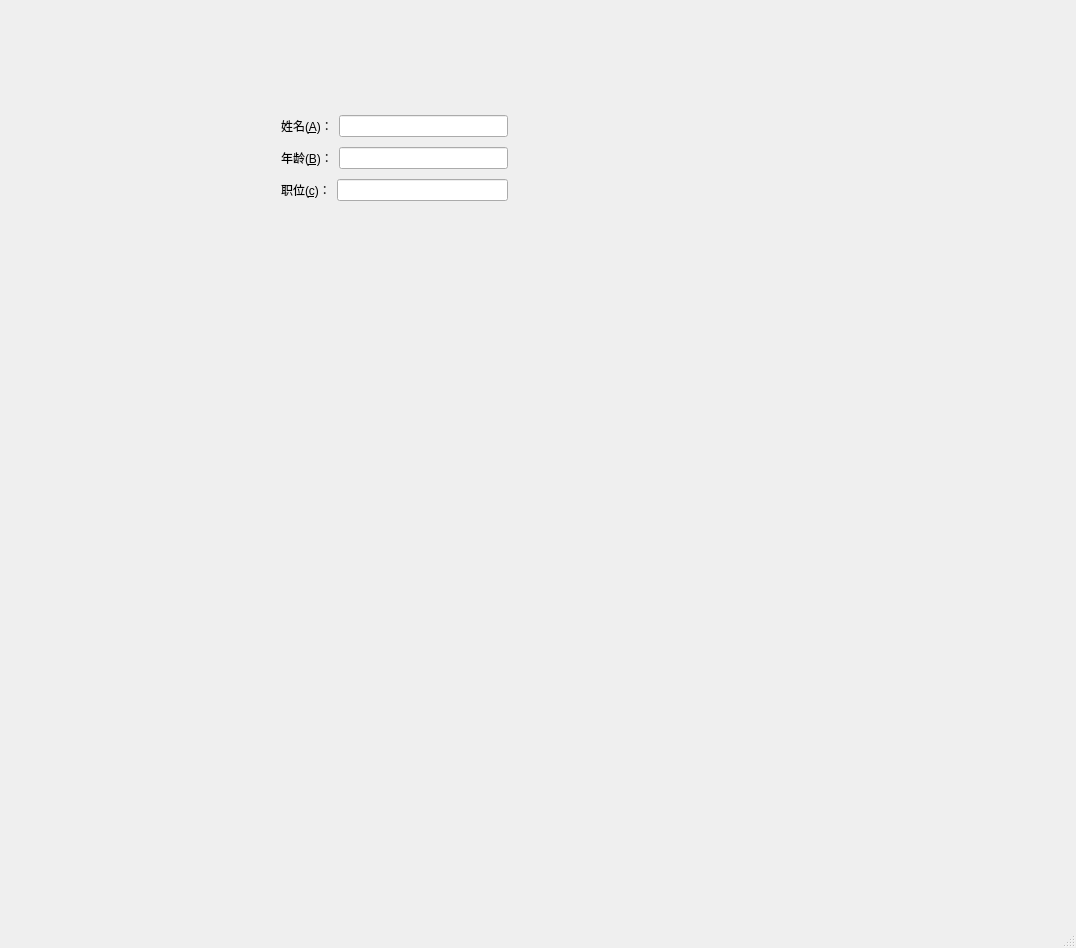
<?xml version="1.0" encoding="UTF-8"?>
<ui version="4.0">
 <class>MainWindow</class>
 <widget class="QMainWindow" name="MainWindow">
  <property name="geometry">
   <rect>
    <x>0</x>
    <y>0</y>
    <width>1076</width>
    <height>948</height>
   </rect>
  </property>
  <property name="sizePolicy">
   <sizepolicy hsizetype="Minimum" vsizetype="Minimum">
    <horstretch>0</horstretch>
    <verstretch>0</verstretch>
   </sizepolicy>
  </property>
  <property name="windowTitle">
   <string>MainWindow</string>
  </property>
  <widget class="QWidget" name="centralwidget">
   <widget class="QWidget" name="">
    <property name="geometry">
     <rect>
      <x>281</x>
      <y>111</y>
      <width>227</width>
      <height>94</height>
     </rect>
    </property>
    <layout class="QVBoxLayout" name="verticalLayout">
     <item>
      <layout class="QHBoxLayout" name="horizontalLayout">
       <item>
        <widget class="QLabel" name="label">
         <property name="enabled">
          <bool>true</bool>
         </property>
         <property name="sizePolicy">
          <sizepolicy hsizetype="Minimum" vsizetype="Minimum">
           <horstretch>0</horstretch>
           <verstretch>0</verstretch>
          </sizepolicy>
         </property>
         <property name="text">
          <string>姓名(&amp;A)：</string>
         </property>
         <property name="buddy">
          <cstring>lineEdit</cstring>
         </property>
        </widget>
       </item>
       <item>
        <widget class="QLineEdit" name="lineEdit"/>
       </item>
      </layout>
     </item>
     <item>
      <layout class="QHBoxLayout" name="horizontalLayout_3">
       <item>
        <widget class="QLabel" name="label_3">
         <property name="text">
          <string>年龄(&amp;B)：</string>
         </property>
         <property name="buddy">
          <cstring>lineEdit_3</cstring>
         </property>
        </widget>
       </item>
       <item>
        <widget class="QLineEdit" name="lineEdit_3"/>
       </item>
      </layout>
     </item>
     <item>
      <layout class="QHBoxLayout" name="horizontalLayout_4">
       <item>
        <widget class="QLabel" name="label_4">
         <property name="text">
          <string>职位(&amp;c)：</string>
         </property>
         <property name="buddy">
          <cstring>lineEdit_4</cstring>
         </property>
        </widget>
       </item>
       <item>
        <widget class="QLineEdit" name="lineEdit_4"/>
       </item>
      </layout>
     </item>
    </layout>
   </widget>
  </widget>
  <widget class="QMenuBar" name="menubar">
   <property name="geometry">
    <rect>
     <x>0</x>
     <y>0</y>
     <width>1076</width>
     <height>26</height>
    </rect>
   </property>
  </widget>
  <widget class="QStatusBar" name="statusbar"/>
 </widget>
 <resources/>
 <connections/>
</ui>
